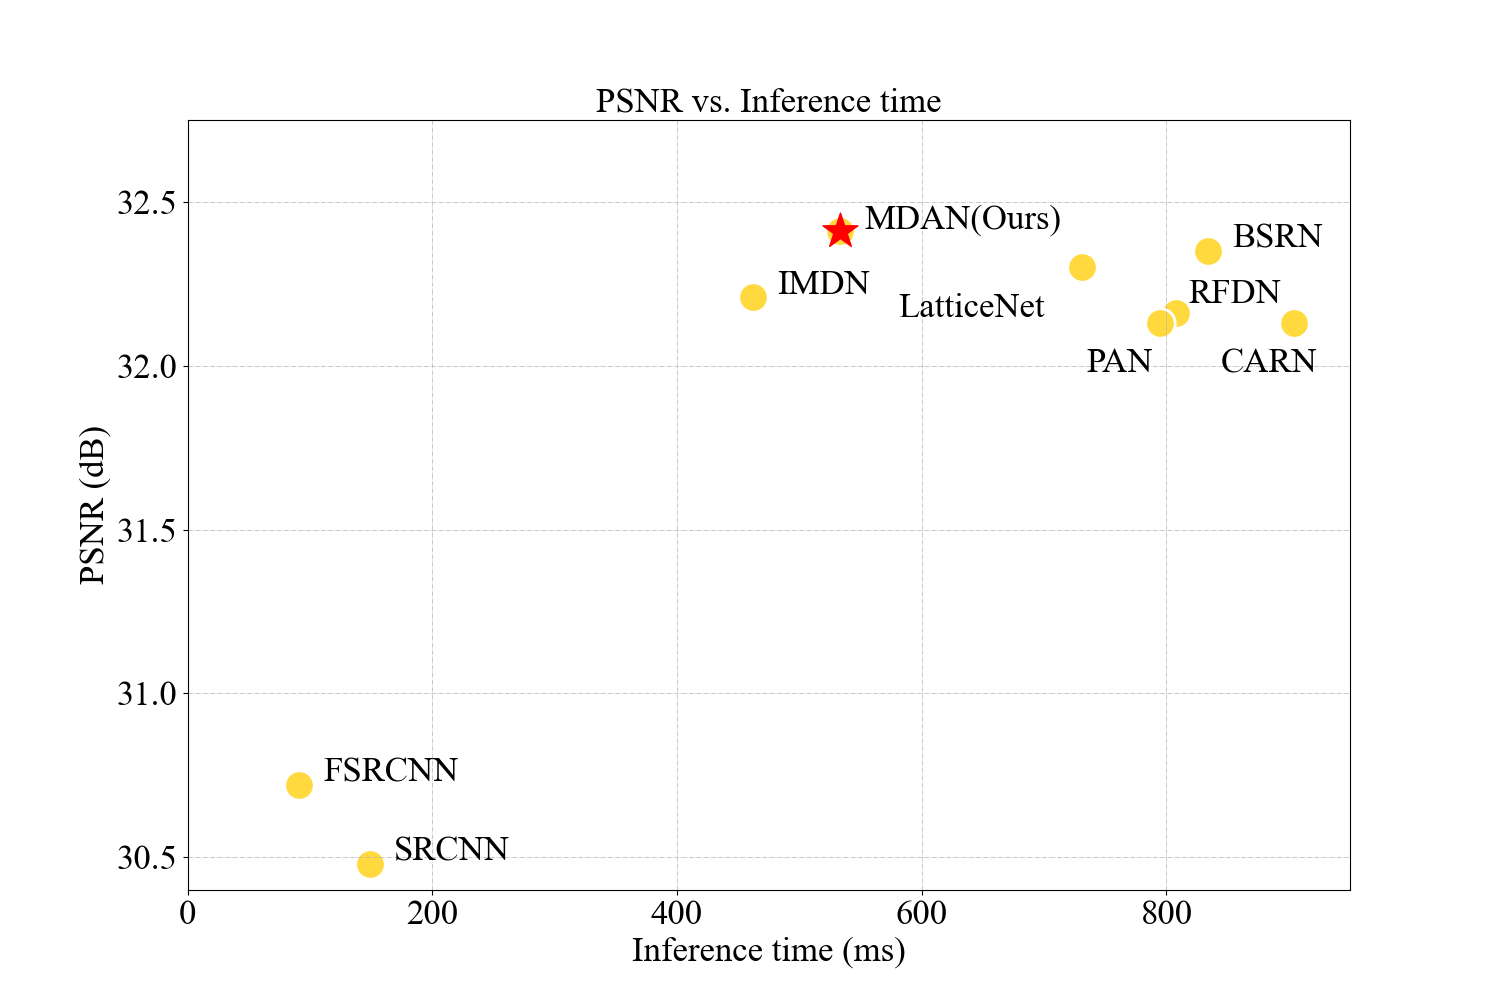

This chart was generated by the following Python code:
def main():
    import matplotlib.pyplot as plt
    plt.rcParams['font.family'] = 'Times New Roman'

    fig, ax = plt.subplots(figsize=(15, 10))
    radius = 9.5
    notation_size = 25
    '''10 - 25'''
    # BSRN, RFDN
    # x = [149, 91, 904, 462, 808, 731, 834, 533, 795]
    # y = [30.48, 30.72, 32.13, 32.21, 32.16, 32.30, 32.35, 32.41, 32.13]
    # 推理时间
    inference_time = [149, 91, 904, 462, 808, 731, 834, 533, 795]

    # PSNR值
    psnr_values = [30.48, 30.72, 32.13, 32.21, 32.16, 32.30, 32.35, 32.41, 32.13]

    # 方法名称
    methods = ['SRCNN', 'FSRCNN', 'CARN', 'IMDN', 'RFDN', 'LatticeNet', 'BSRN', 'MDAN(Ours)', 'PAN']

    area = (20) * radius ** 2
    ax.scatter(inference_time, psnr_values, s=area, alpha=1.0, marker='.', c='#FFD93D', edgecolors='white',
               linewidths=2.0)
    for i, method in enumerate(methods):
        if method == 'PAN' or method == 'CARN':
            plt.annotate(method, (inference_time[i] - 60, psnr_values[i] - 0.15), fontsize=notation_size)
        elif method == 'LatticeNet':
            plt.annotate(method, (inference_time[i] - 150, psnr_values[i] - 0.15), fontsize=notation_size)
        elif method == 'RFDN':
            plt.annotate(method, (inference_time[i] + 10, psnr_values[i] + 0.03), fontsize=notation_size)
        else:
            plt.annotate(method, (inference_time[i] + 20, psnr_values[i] + 0.01), fontsize=notation_size)

    '''Ours marker'''
    x = [533]
    y = [32.41]
    ax.scatter(x, y, alpha=1.0, marker='*', c='r', s=700)

    plt.xlim(0, 950)
    plt.ylim(30.4, 32.75)
    plt.xlabel('Inference time (ms)', fontsize=notation_size)
    plt.ylabel('PSNR (dB)', fontsize=notation_size)
    plt.title('PSNR vs. Inference time', fontsize=notation_size)

    for size in ax.get_xticklabels():  # Set fontsize for x-axis
        size.set_fontsize(notation_size)
    for size in ax.get_yticklabels():  # Set fontsize for y-axis
        size.set_fontsize(notation_size)

    ax.grid(b=True, linestyle='-.', linewidth=0.5)
    plt.show()

    fig.savefig('MDAN_time.png')


if __name__ == '__main__':
    main()
